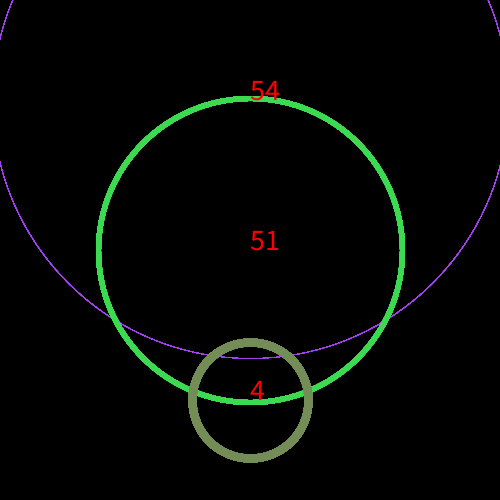
Frame 1 (no input)
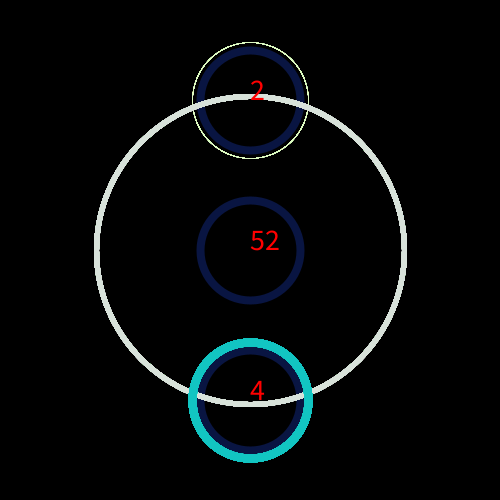
Frame 60 (the mouse pressed at the canvas centre just before this capture)
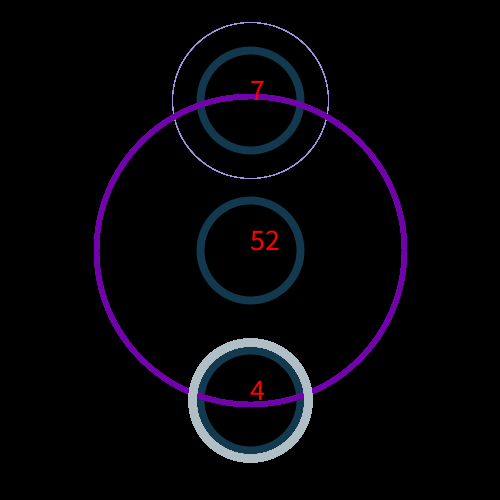
Frame 120 (the mouse held since frame 60 and released just before this capture)

The Processing sketch that drew these frames (run headless with seeded random() and noise(); from frame 60 on, the mouse is pressed at the canvas centre):

// Processing sketch: processing_106270
// ── processing_106270.pde

float xPos1;
float xPos2;
float xPos3;
float yPos1;
float yPos2;
float yPos3;
float radius1;
float radius2;
float radius3;

void setup(){
size(500,500);
xPos1=width/2;
xPos2=width/2;
xPos3=width/2;
yPos1=100;
yPos2=height/2;
yPos3=400;
radius1=100;
radius2=100;
radius3=100;

}

void draw(){
  background(0);
  fill(255,255,255,0);
  ellipse(xPos1,yPos1,radius1,radius1);
  ellipse(xPos2,yPos2,radius2,radius2);
  ellipse(xPos3,yPos3,radius3,radius3);
  fill(255,255,255,0);
  strokeWeight(.5);
  stroke(random(0,255),random(0,255),random(0,255));
  for (int i = 0;i<60;i++){
    ellipse(xPos1,yPos1,radius1+8*second(),radius1+8*second()); 
  }
  
  
  fill(255,255,255,0);
  strokeWeight(5);
  stroke(random(0,255),random(0,255),random(0,255));
   for (int i = 0;i<60;i++){
    ellipse(xPos2,yPos2,radius1+4*minute(),radius1+4*minute()); 
  }
  
  fill(255,255,255,0);
  map(hour(),0,24,0,60);
  strokeWeight(8);
  stroke(random(0,255),random(0,255),random(0,255));
   for (int i = 0;i<60;i++){
    ellipse(xPos3,yPos3,radius1+4*hour(),radius1+4*hour()); 
  }
 
  fill(255,0,0);
  textSize(30);
  text(second(), xPos1, yPos1);
  
  textSize(30);
  text(minute(), xPos2, yPos2);
  
  textSize(30);
  text(hour(), xPos3, yPos3);
  
}
